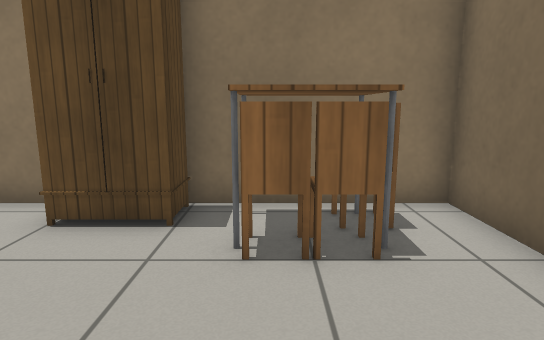
view 1 (above)

24 first-person views from a walk through a robot-simulator world made for Gazebo. The camera is 0.9 m above the floor, tilts 10° down and sees 75° across. The floor is counted in squares, 0.5 m on a side. Each view is taken from the middle of a square. On the plan, view 1 faces up. The plan holds only what a view shows up to about 17 squares ahead; the rest is blank. Simple patterns stand in for the simulator's built-in surfaces. Some stock models are drawn as simple stand-ins. Surface patterns are stand-ins for the level's own textures.

view 2
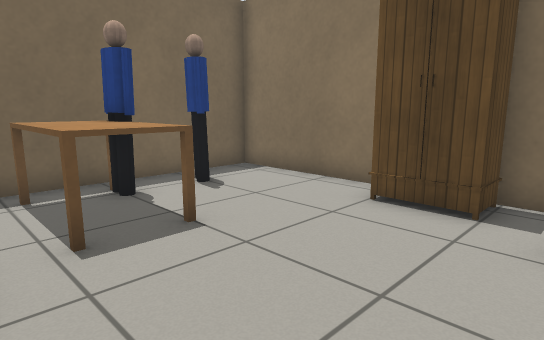

view 3
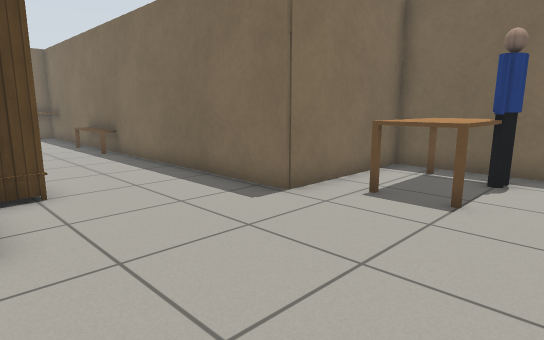

view 4
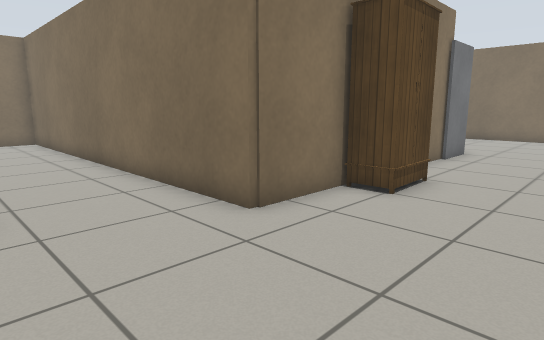

view 5
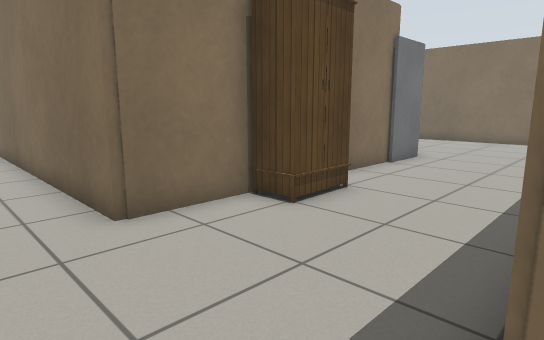

view 6
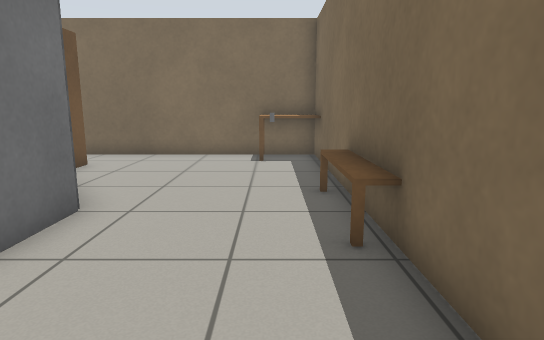

view 7
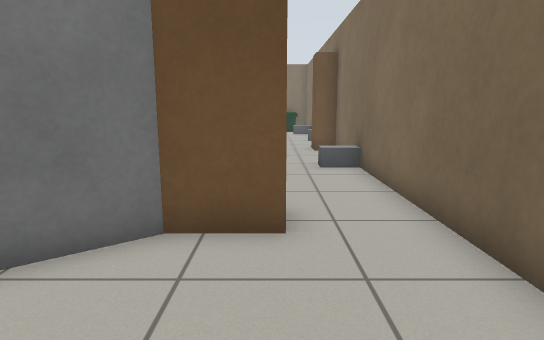

view 8
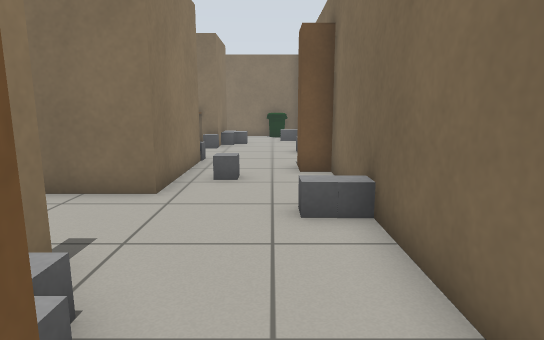

view 9
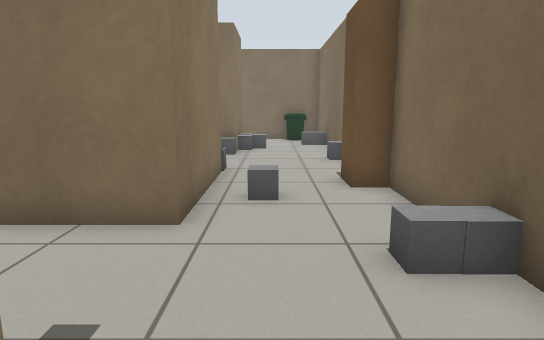

view 10
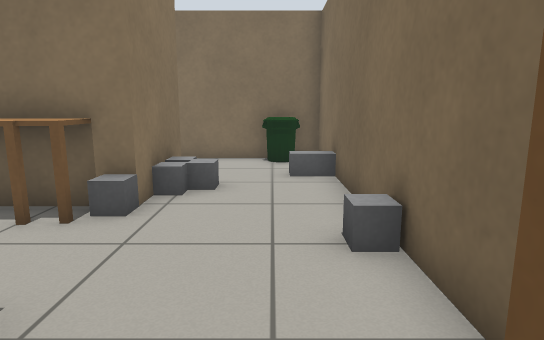

view 11
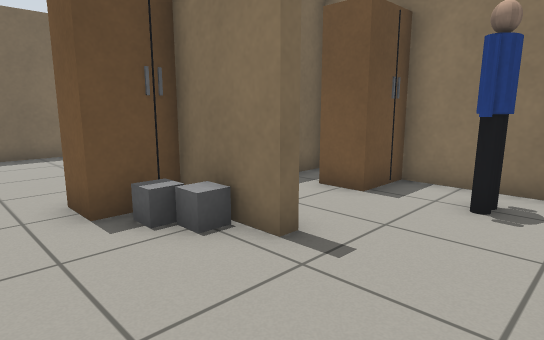

view 12
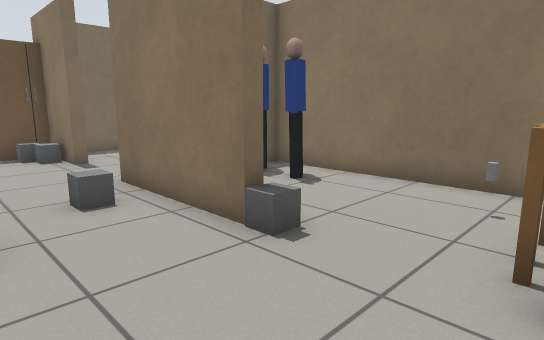

view 13
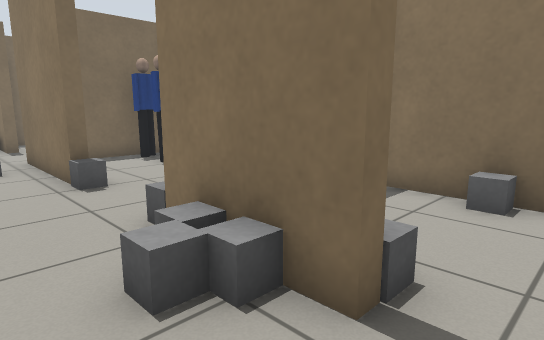

view 14
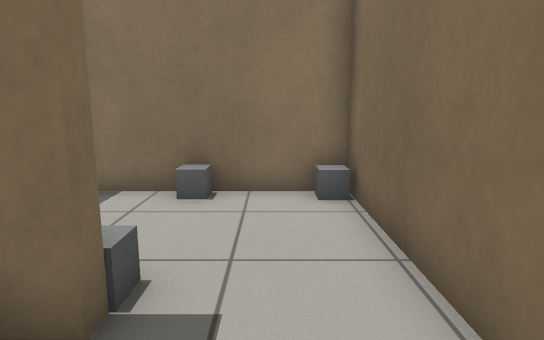

view 15
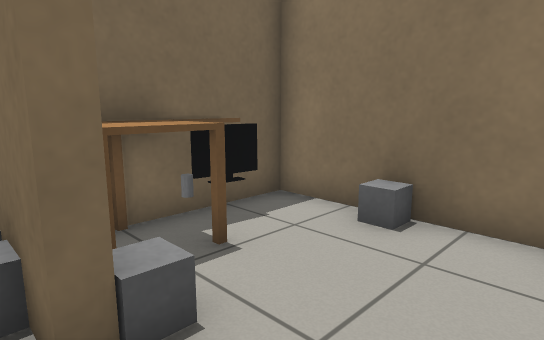

view 16
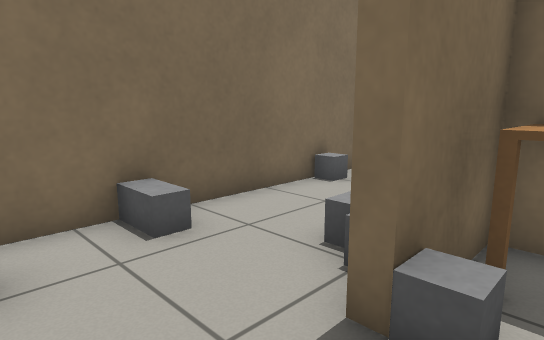

view 17
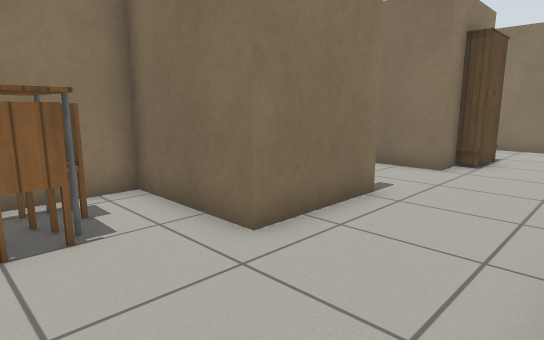

view 18
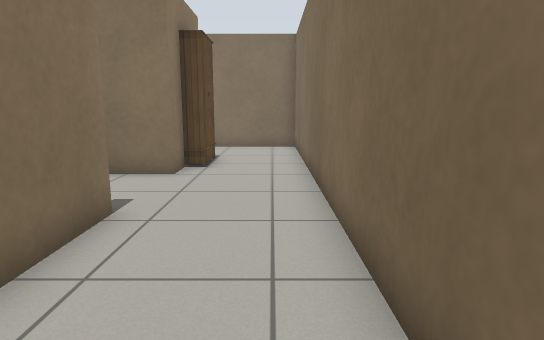

view 19
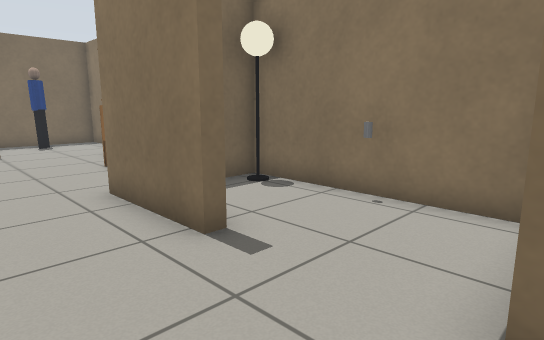

view 20
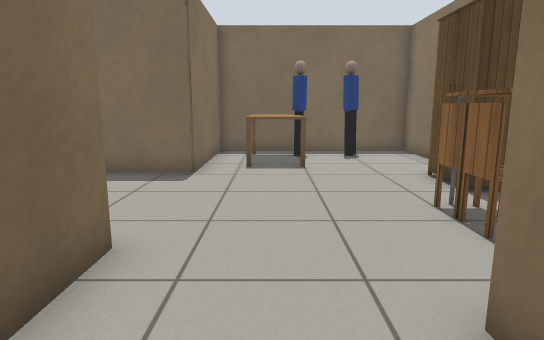

view 21
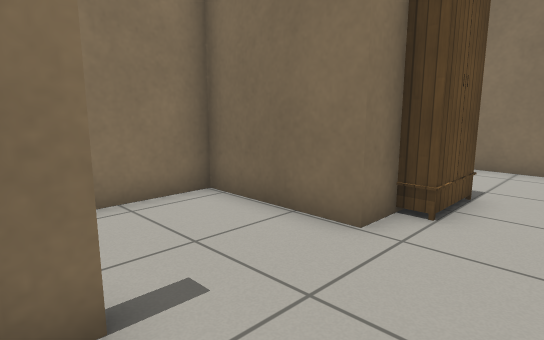

view 22
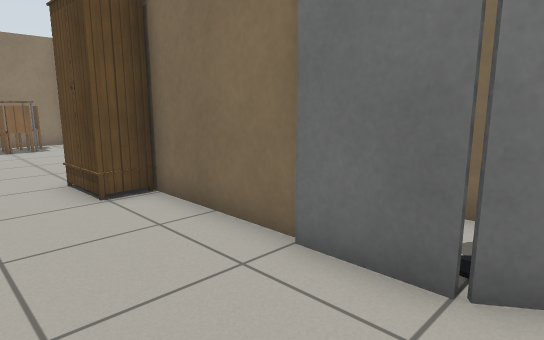

view 23
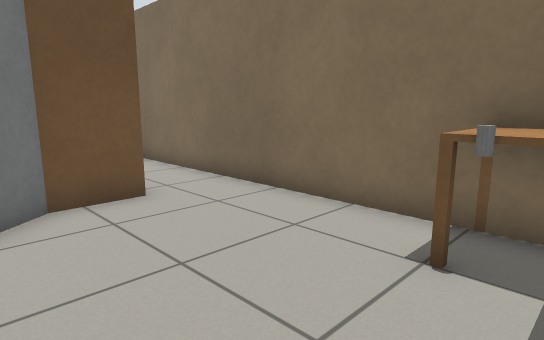

view 24
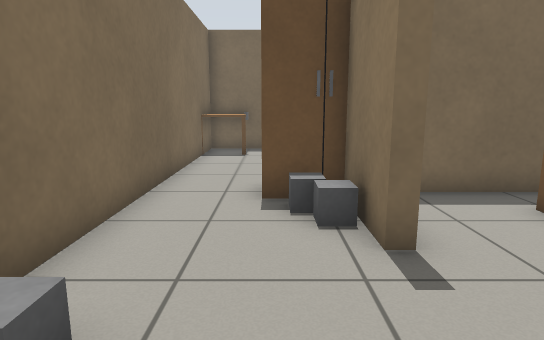

### Floor plan
Points are (right, up) in squares from view 1. A wall is a line through its corners. A room is listed if a view was taken in it or the views show most of it. See-through windows are left out.
Room 1 (views 1, 2, 3, 4, 5, 6, 7, 8, 9, 10, 11, 17, 18, 19, 20, 21, 22, 23, 24)
walls: (1.6, -4.1) (1.6, -1.1) (17.5, -1.1) (17.5, 3.1); (1.6, -10.2) (1.6, -5.6); (1.4, -11.6) (1.4, -10); (3.9, -15.5) (2.7, -13.9); (6.9, 2.7) (3.4, 2.7) (3.4, 6.6) (-1.6, 6.6); (7.7, -15.1) (7.7, -15.6) (5, -15.6); (-4.1, 6.6) (-8.8, 6.6) (-8.8, -1.1) (-3.6, -1.1) (-3.6, -19.7) (13.5, -19.7); (11.7, 2.7) (10.6, 2.7); (15.6, -15.6) (11.3, -15.6) (11.3, -14.4)
ways out: opening at (15.8, -17.5) to room 2; opening at (9, -15) to room 3; opening at (8.5, 3) to room 4; opening at (16, 3)
objects: kitchen table (-8, 0) to (-5, 2); person (-8, 2) to (-7, 2); person (-8, 4) to (-7, 4); kitchen table (-4, -19) to (-2, -18); bench (-3, -13) to (-3, -11); wardrobe (-3, 5) to (-2, 6); grey cylinder (-2, -18); chair (0, 4); table (0, 5) to (1, 6); wardrobe (1, -6) to (1, -4); chair (1, 4); lamp (2, -12) to (3, -12); chair (2, 6); wardrobe (4, -17) to (5, -16); grey box (6, -16); grey box (7, -16); grey box (10, -19); wardrobe (12, 2) to (13, 2); grey box (13, -17); wardrobe (14, -20) to (15, -19)
Room 2 (views 12, 13, 14, 15, 16)
walls: (20.7, -15.1) (22.6, -15.1); (22.6, -15.6) (20.4, -15.6); (18.9, -10.5) (11.7, -10.5) (11.7, -13.9); (16.3, -19.7) (26.7, -19.7) (26.7, -10.5) (20.6, -10.5)
ways out: opening at (15.8, -17.5) to room 1
objects: person (12, -12) to (13, -12); person (14, -12); grey box (16, -15); grey box (18, -19) to (19, -19); table (19, -13) to (20, -11); grey cylinder (19, -12); grey box (20, -15); table (20, -14) to (22, -13); grey box (21, -16); other object (21, -13) to (21, -12); grey box (22, -16); grey box (23, -19) to (24, -19); grey box (23, -15); grey box (23, -11); bin (26, -19) to (26, -18); grey box (26, -11)
Room 3 (no view inside)
walls: (4.6, -10.5) (4.5, -14.7); (10, -10.5) (7, -10.5); (11.3, -14.4) (11.3, -12.8)
ways out: opening at (9, -15) to room 1
objects: wardrobe (6, -12) to (7, -11); person (9, -12)
Room 4 (no view inside)
walls: (6.9, 3.2) (6.9, 2.7); (10.6, 2.7) (10.6, 6.6) (3.8, 6.6)
ways out: opening at (8.5, 3) to room 1
objects: lamp (4, 6) to (5, 6); other object (7, 6)

Where each view was taken, in squares from view 1:
view 1: 0 up, 0 right, facing up
view 2: 1 down, 0 right, facing up-left
view 3: 4 up, 2 right, facing down-left
view 4: 3 up, 3 left, facing down-right
view 5: 1 up, 4 left, facing down-right
view 6: 6 down, 2 left, facing down
view 7: 17 down, 1 left, facing right
view 8: 18 down, 4 right, facing right
view 9: 17 down, 6 right, facing right
view 10: 18 down, 14 right, facing right
view 11: 19 down, 11 right, facing up-left
view 12: 19 down, 20 right, facing up-left
view 13: 18 down, 25 right, facing up-left
view 14: 18 down, 25 right, facing up
view 15: 16 down, 26 right, facing up-left
view 16: 14 down, 26 right, facing down-left
view 17: 1 down, 0 right, facing up-right
view 18: 0 up, 1 right, facing right
view 19: 0 up, 11 right, facing up-left
view 20: 1 up, 6 right, facing left
view 21: 0 up, 6 right, facing up-right
view 22: 13 down, 2 left, facing up-right
view 23: 14 down, 3 left, facing down-right
view 24: 17 down, 12 right, facing left
